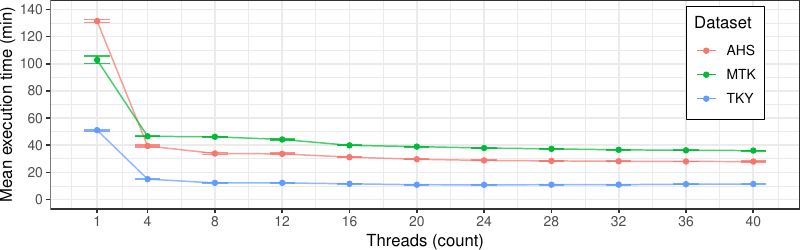

Write R code to recreate this figure.
#!/usr/local/bin/Rscript
library(tidyverse)
library(colorspace)

data <- bind_rows(
  read_csv(
    '../../data/mtk-experiment.csv',
    col_types = cols(cores = col_integer(), exectime = col_double())
  ) %>%
  mutate(dataset = 'MTK'),
  
  read_csv(
    '../../data/tky-experiment.csv',
    col_types = cols(cores = col_integer(), exectime = col_double())
  ) %>%
  mutate(dataset = 'TKY'),

  read_csv(
    '../../data/ahs-experiment.csv',
    col_types = cols(cores = col_integer(), exectime = col_double())
  ) %>%
  mutate(dataset = 'AHS')
) %>%
  mutate(exectimeInSeconds = exectime/1000) %>%
  mutate(exectimeInMinutes = exectimeInSeconds/60) %>%
  group_by(cores, dataset) %>%
  summarize(
    avgMinutes = mean(exectimeInMinutes),
    errorMinutes = 3 * sd(exectimeInMinutes)/sqrt(n())
  ) %>%
  ungroup

p <- data %>%
  ggplot(aes(x = cores, y = avgMinutes, col = dataset)) +
    geom_line(alpha = 0.7) +
    geom_point() +
    geom_errorbar(aes(
      ymin = avgMinutes-errorMinutes,
      ymax = avgMinutes+errorMinutes
    ), width = 1.5, alpha = 0.8) +
    theme_bw(base_size = 12) +
    theme(
      plot.margin = unit(c(0,0,0,0), 'cm'),
      legend.position = c(0.9, 0.7),
      legend.background = element_rect(color = 'black', size = 0.2)
    ) +
    labs(
      x = 'Threads (count)',
      y = 'Mean execution time (min)',
      col = 'Dataset'
    ) +
    scale_x_continuous(breaks = unique(data$cores)) +
    scale_y_continuous(breaks = seq(0, 140, 20), limits = c(0, 140))

ggsave('performance-analysis.pdf', plot=p, width=8, height=2.5)
